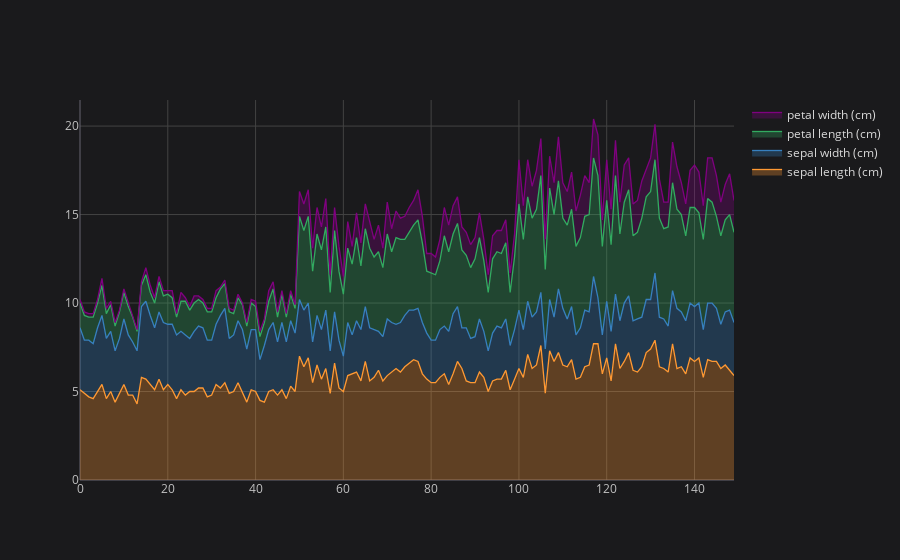

Notebook code for this chart:
### Code cell
df_d[feature_names].iplot(kind='area',fill=True,theme='space')

### Figure 1 — Plotly figure (JSON) as saved in the notebook; plotly's stock layout.template omitted (floating-point values rounded to 4 significant figures; data arrays with more than 128 entries replaced by an {"elided": "..."} marker saying what was removed)
{"data": [{"fill": "tonexty", "fillcolor": "rgba(255, 153, 51, 0.3)", "line": {"color": "rgba(255, 153, 51, 1.0)", "dash": "solid", "shape": "linear", "width": 1.3}, "mode": "lines", "name": "sepal length (cm)", "text": "", "type": "scatter", "uid": "247e4c21-b1eb-4c1c-8c95-97e4f1c0eeed", "x": {"elided": "150 int values"}, "y": {"elided": "150 float values"}}, {"fill": "tonexty", "fillcolor": "rgba(55, 128, 191, 0.3)", "line": {"color": "rgba(55, 128, 191, 1.0)", "dash": "solid", "shape": "linear", "width": 1.3}, "mode": "lines", "name": "sepal width (cm)", "text": "", "type": "scatter", "uid": "a1ad9c62-8d87-47ce-9dc7-d1d3511c1cf5", "x": {"elided": "150 int values"}, "y": {"elided": "150 float values"}}, {"fill": "tonexty", "fillcolor": "rgba(50, 171, 96, 0.3)", "line": {"color": "rgba(50, 171, 96, 1.0)", "dash": "solid", "shape": "linear", "width": 1.3}, "mode": "lines", "name": "petal length (cm)", "text": "", "type": "scatter", "uid": "30b96285-dbab-464e-a319-3a7259578897", "x": {"elided": "150 int values"}, "y": {"elided": "150 float values"}}, {"fill": "tonexty", "fillcolor": "rgba(128, 0, 128, 0.3)", "line": {"color": "rgba(128, 0, 128, 1.0)", "dash": "solid", "shape": "linear", "width": 1.3}, "mode": "lines", "name": "petal width (cm)", "text": "", "type": "scatter", "uid": "0590345e-c19e-4556-9435-b13dd1e9362c", "x": {"elided": "150 int values"}, "y": {"elided": "150 float values"}}], "layout": {"legend": {"bgcolor": "#1A1A1C", "font": {"color": "#D9D9D9"}}, "paper_bgcolor": "#1A1A1C", "plot_bgcolor": "#1A1A1C", "title": {"font": {"color": "#D9D9D9"}}, "xaxis": {"gridcolor": "#434343", "showgrid": true, "tickfont": {"color": "#C2C2C2"}, "title": {"font": {"color": "#D9D9D9"}, "text": ""}, "zerolinecolor": "#666570"}, "yaxis": {"gridcolor": "#434343", "showgrid": true, "tickfont": {"color": "#C2C2C2"}, "title": {"font": {"color": "#D9D9D9"}, "text": ""}, "zerolinecolor": "#666570"}}}
